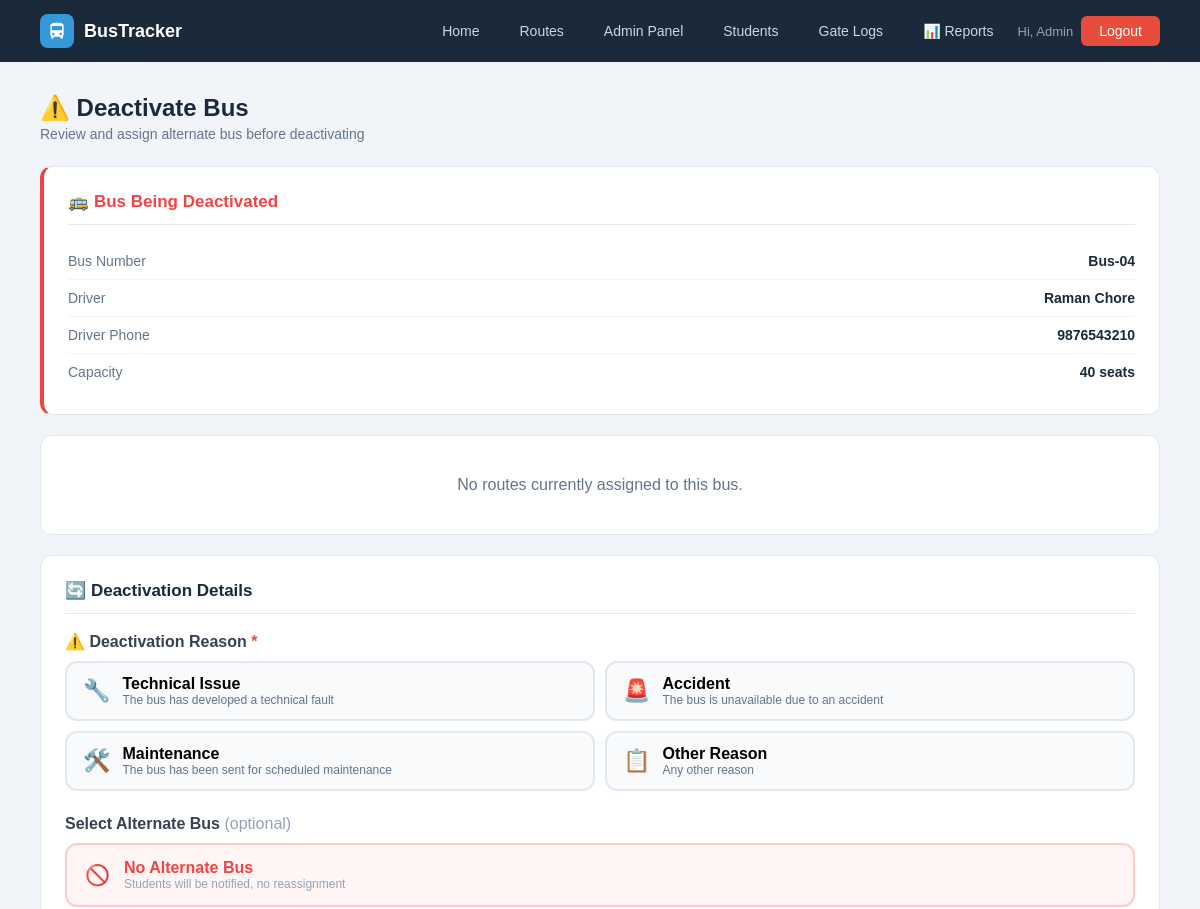
Page /admin/bus-status/8/inactive (signed in, upper part) on the earlier database version.
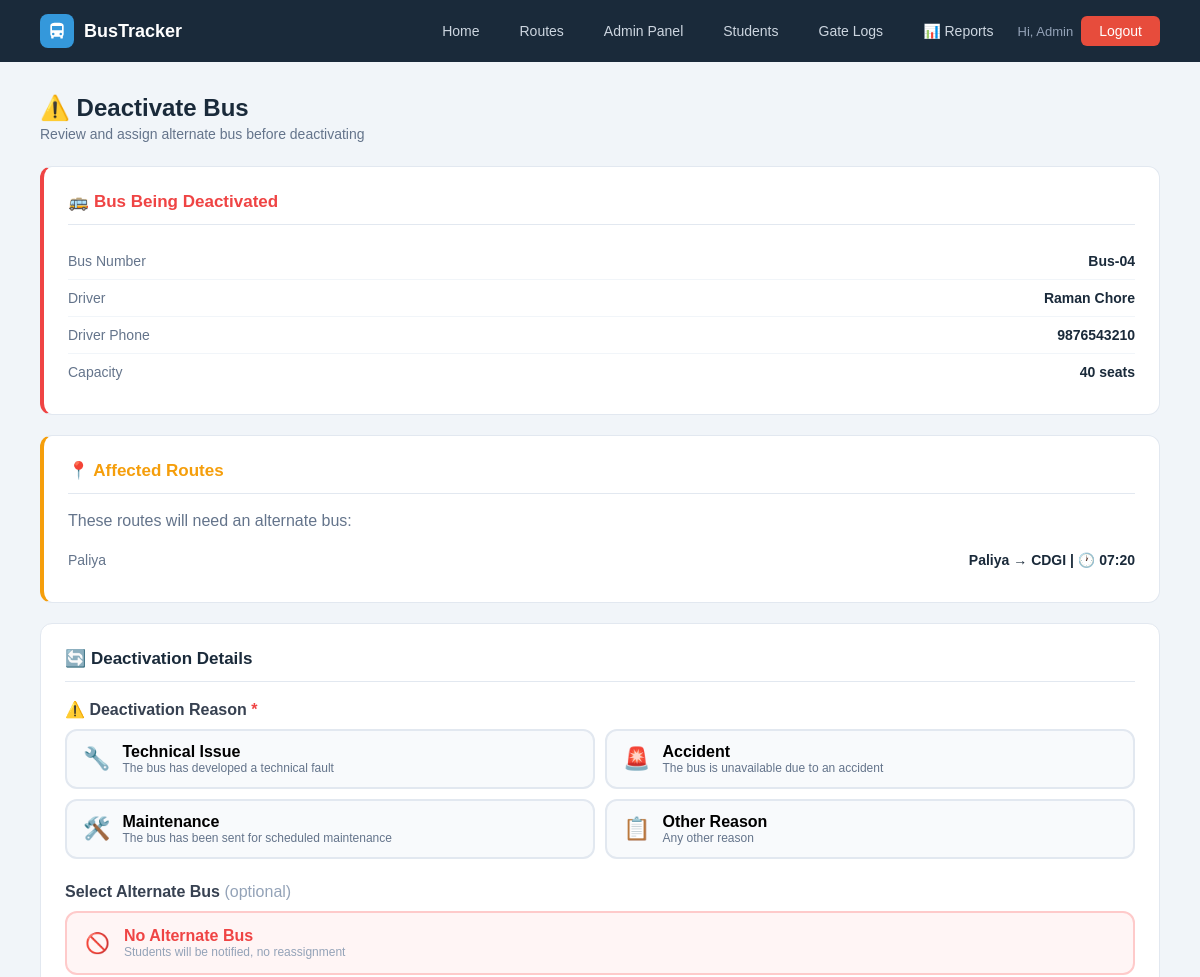
Same page on the later database version.
### tables this page shows
CREATE TABLE routes (
        id INTEGER PRIMARY KEY AUTOINCREMENT,
        route_name TEXT NOT NULL, bus_id INTEGER,
        start_point TEXT, end_point TEXT,
        departure_time TEXT, arrival_time TEXT, stops TEXT, original_bus_id INTEGER,
        FOREIGN KEY(bus_id) REFERENCES buses(id));

### app.py (the view, shortened to what this page needs)
@app.route('/admin/bus-status/<int:bid>/<status>', methods=['GET','POST'])
@admin_required
def bus_status(bid, status):
    db = get_db()
    bus = db.execute("SELECT * FROM buses WHERE id=?", (bid,)).fetchone()
    if not bus:
        flash('Bus not found.', 'error')
        db.close()
        return redirect(url_for('admin_dashboard'))
    if status == 'inactive':
        if request.method == 'GET':
            affected_routes = db.execute(
                "SELECT * FROM routes WHERE bus_id=?", (bid,)
            ).fetchall()
            active_buses = db.execute(
                "SELECT * FROM buses WHERE status='active' AND id!=?", (bid,)
            ).fetchall()
            db.close()
            return render_template(
                'deactivate_confirm.html',
                bus=bus,
                affected_routes=affected_routes,
                active_buses=active_buses
            )
    return redirect(url_for('admin_dashboard')+'#buses')

### app.py (called while the page is built, shortened)
def get_db():
    conn = sqlite3.connect(DB)
    conn.row_factory = sqlite3.Row
    return conn

def admin_required(f):
    @wraps(f)
    def dec(*a, **kw):
        if 'admin' not in session:
            flash('Admin access required.', 'error')
            return redirect(url_for('admin_login'))
        return f(*a, **kw)
    return dec

@app.context_processor
def inject_notifications():
    return dict(notifications=[], unread_count=0)

### templates/deactivate_confirm.html (shortened to what the changed rows need)
{% extends "base.html" %}
{% block content %}
<div class="page">
    <div class="page-header">
        <h1>⚠️ Deactivate Bus</h1>
    </div>
    <div class="panel" style="border-left: 4px solid #ef4444;">
        <h2 style="color:#ef4444;">🚌 Bus Being Deactivated</h2>
    </div>
    {% if affected_routes %}
    <div class="panel" style="border-left: 4px solid #f59e0b;">
        <h2 style="color:#f59e0b;">📍 Affected Routes</h2>
        <p style="color:#64748b;margin-bottom:12px;">These routes will need an alternate bus:</p>
        {% for r in affected_routes %}
        <div class="info-row">
            <span class="key">{{ r.route_name }}</span>
            <span class="val">{{ r.start_point }} → {{ r.end_point }} | 🕐 {{ r.departure_time }}</span>
        </div>
        {% endfor %}
    </div>
    {% else %}
    <div class="panel">
        <p style="color:#64748b;text-align:center;padding:16px;">No routes currently assigned to this bus.</p>
    </div>
    {% endif %}
    <div class="panel">
        <h2>🔄 Deactivation Details</h2>
    </div>
</div>
{% endblock %}

Differences in the rows shown:
added routes: route_name "Paliya", start_point "Paliya", end_point "CDGI", departure_time "07:20"
Other differences:
text no longer shown: "No routes currently assigned to this bus."
text now shown: "📍 Affected Routes These routes will need an alternate bus:"
